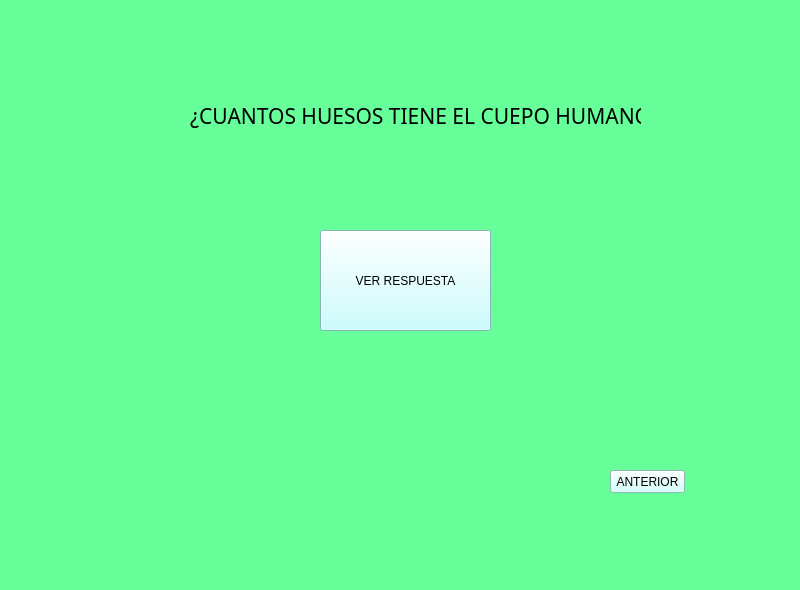
<?xml version="1.0" encoding="UTF-8"?>
<ui version="4.0">
 <class>MainWindow</class>
 <widget class="QMainWindow" name="MainWindow">
  <property name="geometry">
   <rect>
    <x>0</x>
    <y>0</y>
    <width>800</width>
    <height>590</height>
   </rect>
  </property>
  <property name="cursor">
   <cursorShape>ArrowCursor</cursorShape>
  </property>
  <property name="windowTitle">
   <string>MainWindow</string>
  </property>
  <property name="styleSheet">
   <string notr="true">
background-color: rgb(102, 255, 153);</string>
  </property>
  <widget class="QWidget" name="centralwidget">
   <widget class="QLabel" name="label">
    <property name="geometry">
     <rect>
      <x>190</x>
      <y>100</y>
      <width>451</width>
      <height>31</height>
     </rect>
    </property>
    <property name="font">
     <font>
      <family>Yu Gothic UI Semilight</family>
      <pointsize>16</pointsize>
     </font>
    </property>
    <property name="text">
     <string>¿CUANTOS HUESOS TIENE EL CUEPO HUMANO?</string>
    </property>
   </widget>
   <widget class="QPushButton" name="pushButton">
    <property name="geometry">
     <rect>
      <x>610</x>
      <y>470</y>
      <width>75</width>
      <height>23</height>
     </rect>
    </property>
    <property name="styleSheet">
     <string notr="true">background-color: rgb(199, 255, 253);</string>
    </property>
    <property name="text">
     <string>ANTERIOR</string>
    </property>
   </widget>
   <widget class="QPushButton" name="pushButton_2">
    <property name="geometry">
     <rect>
      <x>320</x>
      <y>230</y>
      <width>171</width>
      <height>101</height>
     </rect>
    </property>
    <property name="styleSheet">
     <string notr="true">background-color: rgb(189, 254, 255);</string>
    </property>
    <property name="text">
     <string>VER RESPUESTA</string>
    </property>
   </widget>
  </widget>
 </widget>
 <resources/>
 <connections/>
</ui>
